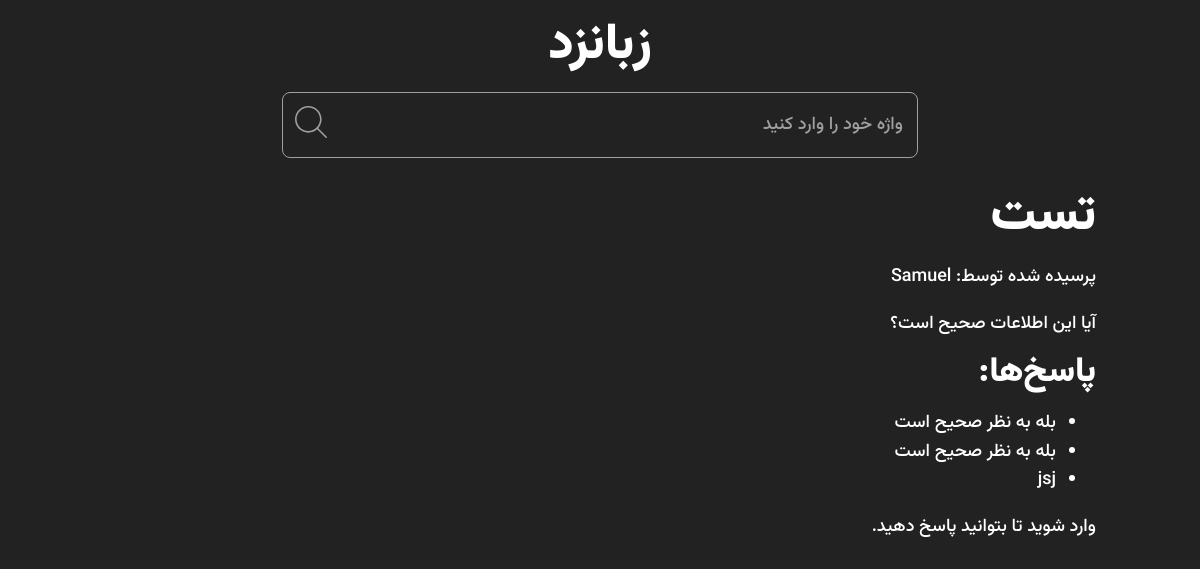
Page /profile/user/Samuel/question/1/ on the committed database.
### Word/models.py (models this page shows, shortened)
class Ask(models.Model):
    ask_to = models.ForeignKey(Words, on_delete=models.CASCADE, null=True, blank=True)
    user = models.ForeignKey(User, on_delete=models.CASCADE, null=True, blank=True)  # اینجا تغییر کرد
    question = models.TextField()
    class Meta:
        verbose_name = 'سوال'
        verbose_name_plural = 'سوالات'

class Words(models.Model):
    STATUS_CHOICES = [
        ('d', 'پیش نویس'),
        ('p', 'منتشر شده'),
        ('r', 'رد شده'),  # اضافه کردن وضعیت رد شده
    ]
    user = models.ForeignKey(User, on_delete=models.CASCADE, null=True, blank=True)
    word = models.CharField(max_length=50, verbose_name="کلمه")
    slug = models.SlugField(max_length=50, unique=True, editable=False)  # Slug فقط در ایجاد ساخته شود
    meaning = models.TextField()
    example = models.TextField()
    status = models.CharField(max_length=10, choices=STATUS_CHOICES, default='d')
    class Meta:
        verbose_name = 'کلمه'
        verbose_name_plural = 'کلمه‌ها'

class Response(models.Model):
    user = models.ForeignKey(User, on_delete=models.CASCADE, null=True, blank=True)  # مقدار دیفالت نمی‌خواهد
    response_to = models.ForeignKey(Ask, on_delete=models.CASCADE)
    response = models.TextField()
    class Meta:
        verbose_name = 'پاسخ'
        verbose_name_plural = 'پاسخ‌ها'

### Authentication/models.py (models this page shows, shortened)
class User(AbstractUser):
    email = models.EmailField(unique=True, validators=[validate_email_domain])
    bio = models.TextField(blank=True , max_length=100)
    hits = models.ManyToManyField(IPAddress, related_name="hits", blank=True, editable=False)
    score = models.IntegerField(default=0, editable=False)
    is_banned = models.BooleanField(default=False, editable=False)
    class Meta:
        verbose_name = "حساب"
        verbose_name_plural = "حساب ها"

### Authentication/views.py (the view, shortened to what this page needs)
# urls.py: path('user/<str:username>/question/<int:question_id>/', view=QuestionDetail, name="QuestionDetail"),
def QuestionDetail(request, username, question_id):
    user = get_object_or_404(User, username=username)
    question = get_object_or_404(Ask, id=question_id, user=user)
    responses = Response.objects.filter(response_to=question).order_by('id')
    return render(request, 'Word/question_detail.html', {
        'question': question,
        'responses': responses
    })

### Home/Middleware.py (called while the page is built)
    def __call__(self, request):
        x_forwarded_for = request.META.get('HTTP_X_FORWARDED_FOR')
        if x_forwarded_for:
            ip = x_forwarded_for.split(',')[0]
        else:
            ip = request.META.get('REMOTE_ADDR')
        ip_address, created = IPAddress.objects.update_or_create(
            ipAddr=ip,
            defaults={"last_seen": now()}  # به‌روزرسانی زمان آخرین بازدید
        )
        request.user.ip_address = ip_address  # اتصال IP به کاربر
        response = self.get_response(request)
        return response

### Templates/Word/question_detail.html (shortened to what this page needs)
{% extends '../Base/Base.html' %}
{% load static %}
{% block main %}
<h1>{{ question.ask_to.word }}</h1>
<p>پرسیده شده توسط: {{ question.user.username }}</p>
<p>{{ question.question }}</p>
<h3>پاسخ‌ها:</h3>
<ul>
    {% for response in responses %}
        <li>{{ response.response }}</li>
    {% empty %}
        <li>پاسخی ثبت نشده است</li>
    {% endfor %}
</ul>
{% if user.is_authenticated %}
    <h3>افزودن پاسخ:</h3>
    <form method="post">
        {% csrf_token %}
        <textarea name="response" rows="4" cols="50" placeholder="پاسخ خود را بنویسید..."></textarea>
        <br>
        <button type="submit">ارسال پاسخ</button>
    </form>
{% else %}
    <p><a href="{% url 'Authentication:login' %}">وارد شوید</a> تا بتوانید پاسخ دهید.</p>
{% endif %}
{% endblock main %}

### Static/app.css (style rules this page uses)
:root { --dark: #222; --gray: #9f9f9f; --white: #fff; --app-fill-clr: var(--white); --app-bg-clr: var(--dark); --font-family: 'Vazirmatn', Helvetica Neue Arabic-Arabic, system-ui, -apple-system, BlinkMacSystemFont, "Segoe UI", Roboto, Arial, "Noto Sans", sans-serif, "Apple Color Emoji", "Segoe UI Emoji", "Segoe UI Symbol", "Noto Color Emoji"; --width: 39.75rem; }
html { line-height: 1.15; -webkit-text-size-adjust: 100%; }
body { margin: 0; }
h1 { font-size: 2em; margin: 0.67em 0; }
a { background-color: transparent; }
a { color: inherit; text-decoration: none; }
*, *::before, *::after { -webkit-tap-highlight-color: transparent; scroll-behavior: smooth; box-sizing: border-box; }
body { margin: 0; color: var(--app-fill-clr); font-weight: 500; font-size: 1.125rem; line-height: 1.6; font-family: var(--font-family); text-wrap: balance; background-color: var(--app-bg-clr); }
h1, h2, h3, h4, h5, h6 { line-height: 1; font-weight: 900; }
h1 { font-size: 3.125rem; margin: 1.325rem auto; }
h3 { font-size: 2.15rem; margin: 1.025rem auto; }

### rows in the picture
Ask: ask_to.word "تست", user.username "Samuel", question "آیا این اطلاعات صحیح است؟"
Response: response "بله به نظر صحیح است"
Response: response "بله به نظر صحیح است"
Response: response "jsj"
